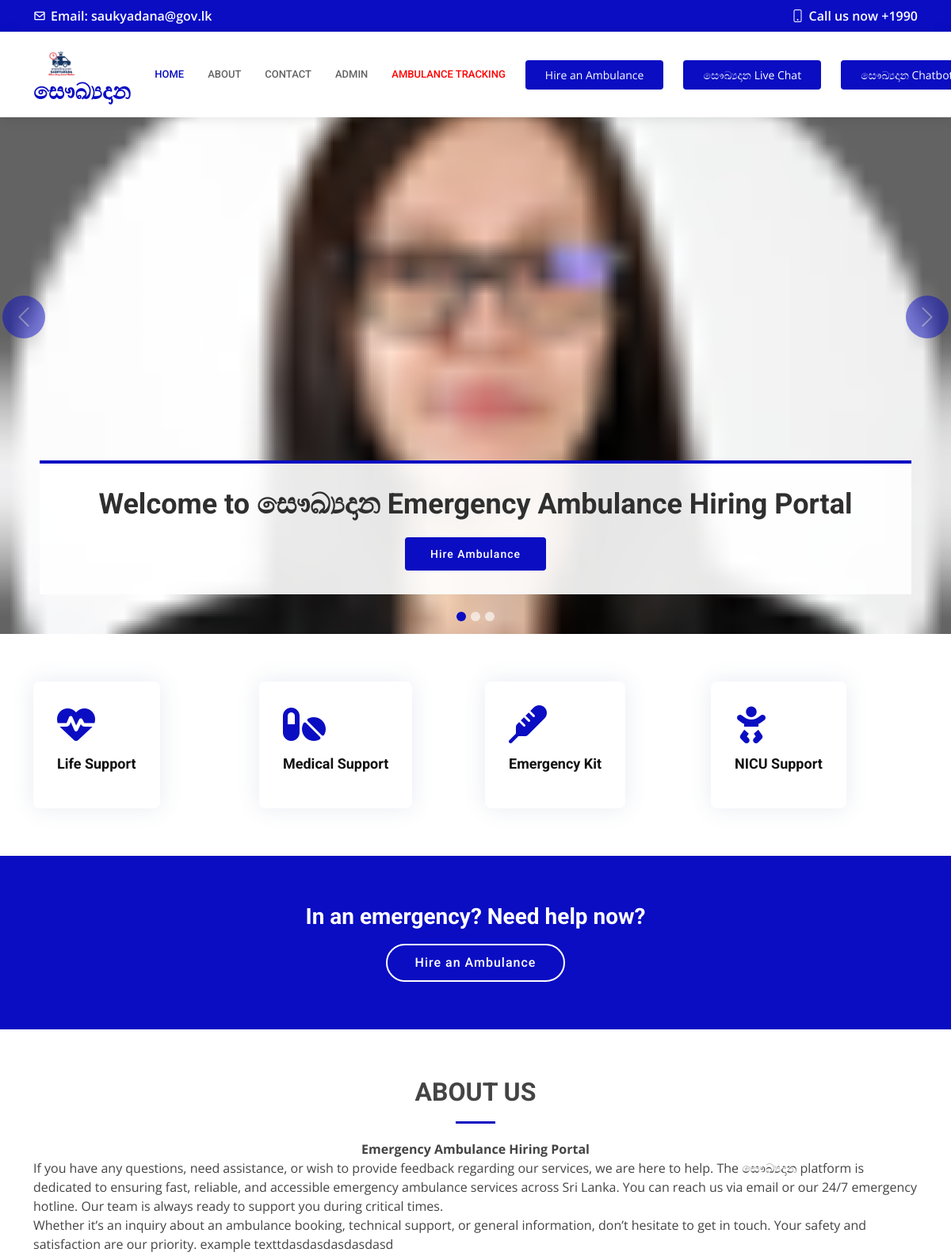
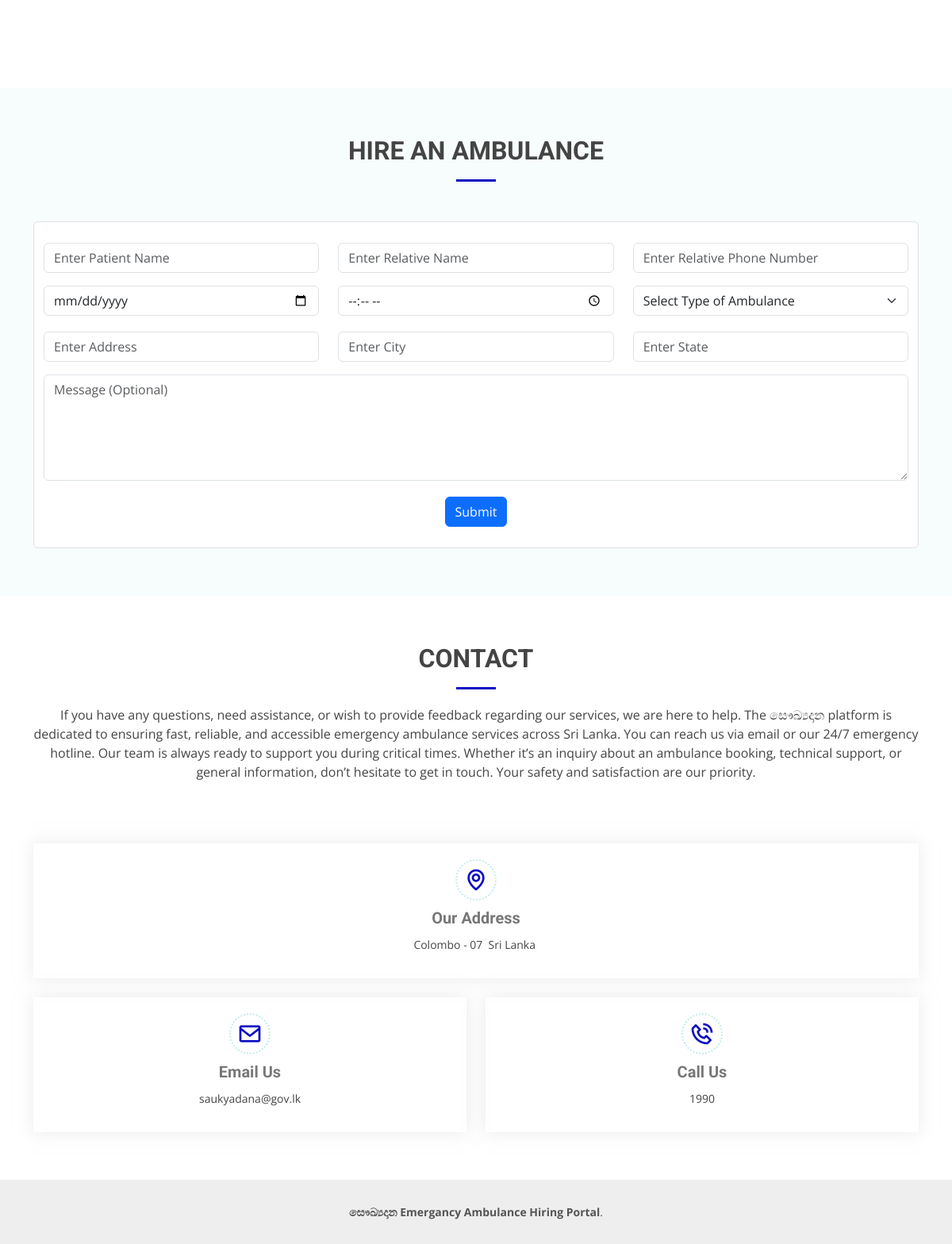
The page / on the database its author committed (2 pictures, top to bottom).
### tables this page shows
CREATE TABLE `tblpage` (
  `ID` int(10) NOT NULL,
  `PageType` varchar(200) DEFAULT NULL,
  `PageTitle` varchar(200) DEFAULT NULL,
  `PageDescription` mediumtext DEFAULT NULL,
  `Email` varchar(200) DEFAULT NULL,
  `MobileNumber` bigint(10) DEFAULT NULL,
  `UpdationDate` timestamp NULL DEFAULT NULL ON UPDATE current_timestamp()
);

### index.php (the view, shortened to what this page needs)
<?php
include('includes/dbconnection.php');
?>
<!DOCTYPE html>
<html lang="en">
<head>
  <link href="assets/vendor/fontawesome-free/css/all.min.css" rel="stylesheet">
  <link href="assets/vendor/animate.css/animate.min.css" rel="stylesheet">
  <link href="assets/vendor/aos/aos.css" rel="stylesheet">
  <link href="assets/vendor/bootstrap/css/bootstrap.min.css" rel="stylesheet">
  <link href="assets/vendor/bootstrap-icons/bootstrap-icons.css" rel="stylesheet">
  <link href="assets/vendor/boxicons/css/boxicons.min.css" rel="stylesheet">
  <link href="assets/vendor/glightbox/css/glightbox.min.css" rel="stylesheet">
  <link href="assets/vendor/swiper/swiper-bundle.min.css" rel="stylesheet">
  <link href="assets/css/style.css" rel="stylesheet">
</head>
<body>
 <?php include_once('includes/header.php');?>
  <section id="hero">
    <div id="heroCarousel" data-bs-interval="5000" class="carousel slide carousel-fade" data-bs-ride="carousel">
      <ol class="carousel-indicators" id="hero-carousel-indicators"></ol>
      <div class="carousel-inner" role="listbox">
        <div class="carousel-item active" style="background-image: url(assets/img/slide/1.png)">
          <div class="container">
            <h2>Welcome to <span>සෞඛ්‍යදාන Emergency Ambulance Hiring Portal</span></h2>
            <a href="#appointment" class="btn-get-started scrollto">Hire Ambulance</a>
          </div>
        </div>
      </div>
      <a class="carousel-control-prev" href="#heroCarousel" role="button" data-bs-slide="prev">
        <span class="carousel-control-prev-icon bi bi-chevron-left" aria-hidden="true"></span>
      </a>
      <a class="carousel-control-next" href="#heroCarousel" role="button" data-bs-slide="next">
        <span class="carousel-control-next-icon bi bi-chevron-right" aria-hidden="true"></span>
      </a>
    </div>
  </section>
  <main id="main">
    <section id="featured-services" class="featured-services">
      <div class="container" data-aos="fade-up">
        <div class="row">
          <div class="col-md-6 col-lg-3 d-flex align-items-stretch mb-5 mb-lg-0">
            <div class="icon-box" data-aos="fade-up" data-aos-delay="100">
              <div class="icon"><i class="fas fa-heartbeat"></i></div>
              <h4 class="title"><a href="">Life Support</a></h4>
            </div>
          </div>
          <div class="col-md-6 col-lg-3 d-flex align-items-stretch mb-5 mb-lg-0">
            <div class="icon-box" data-aos="fade-up" data-aos-delay="200">
              <div class="icon"><i class="fas fa-pills"></i></div>
              <h4 class="title"><a href="">Medical Support</a></h4>
            </div>
          </div>
          <div class="col-md-6 col-lg-3 d-flex align-items-stretch mb-5 mb-lg-0">
            <div class="icon-box" data-aos="fade-up" data-aos-delay="300">
              <div class="icon"><i class="fas fa-thermometer"></i></div>
              <h4 class="title"><a href="">Emergency Kit</a></h4>
            </div>
          </div>
          <div class="col-md-6 col-lg-3 d-flex align-items-stretch mb-5 mb-lg-0">
            <div class="icon-box" data-aos="fade-up" data-aos-delay="400">
              <div class="icon"><i class="fas fa-baby"></i></div>
              <h4 class="title"><a href="">NICU Support
              </a></h4>
            </div>
          </div>
        </div>
      </div>
    </section>
    <section id="cta" class="cta">
      <div class="container" data-aos="zoom-in">
        <div class="text-center">
          <h3>In an emergency? Need help now?</h3>
          <a class="cta-btn scrollto" href="#appointment">Hire an Ambulance</a>
        </div>
      </div>
    </section>
    <section id="about" class="about">
      <div class="container" data-aos="fade-up">
        <div class="section-title">
          <h2>About Us</h2>
          <?php
$ret=mysqli_query($con,"select * from tblpage where PageType='aboutus' ");
while ($row=mysqli_fetch_array($ret)) {
?>
          <p><?php  echo $row['PageDescription'];?></p><?php } ?>
        </div>
      </div>
    </section>
    <section id="appointment" class="appointment section-bg">
      <div class="container" data-aos="fade-up">
        <div class="section-title">
          <h2>Hire an Ambulance</h2>
        </div>
        <form action="" method="post" role="form" class="form-control" data-aos="fade-up" data-aos-delay="100">
          <div class="row" style="padding-top:20px">
            <div class="col-md-4 form-group">
              <input type="text" name="pname" class="form-control" id="pname" placeholder="Enter Patient Name" required>
            </div>
            <div class="col-md-4 form-group">
              <input type="text" name="rname" class="form-control" id="rname" placeholder="Enter Relative Name" required>
            </div>
            <div class="col-md-4 form-group mt-3 mt-md-0">
              <input type="tel" class="form-control" name="phone" id="phone" placeholder="Enter Relative Phone Number" required>
            </div>
          </div>
          <div class="row">
            <div class="col-md-4 form-group mt-3">
              <input type="date" name="hdate" class="form-control datepicker" id="hdate" placeholder="Hiring Date" required>
            </div>
            <div class="col-md-4 form-group mt-3">
              <input type="time" name="htime" class="form-control datepicker" id="htime" placeholder="Hiring Time" required>
            </div>
            <div class="col-md-4 form-group mt-3">
              <select name="ambulancetype" id="ambulancetype" class="form-select">
                <option value="">Select Type of Ambulance</option>
              </select>
            </div>
          </div>
           <div class="row" style="padding-top:20px">
            <div class="col-md-4 form-group">
              <input type="text" name="address" class="form-control" id="address" placeholder="Enter Address" required>
            </div>
            <div class="col-md-4 form-group">
              <input type="text" name="city" class="form-control" id="city" placeholder="Enter City" required>
            </div>
            <div class="col-md-4 form-group mt-3 mt-md-0">
              <input type="text" class="form-control" name="state" id="state" placeholder="Enter State" required>
            </div>
          </div>
          <div class="form-group mt-3">
            <textarea class="form-control" name="message" rows="5" placeholder="Message (Optional)"></textarea>
          </div>
          <div class="text-center" style="padding-top: 20px;padding-bottom: 20px;"><button type="submit"  name="submit" class="btn btn-primary">Submit</button></div>
        </form>
      </div>
    </section>
    <section id="contact" class="contact">
      <div class="container">
        <div class="section-title">
          <h2>Contact</h2>
          <p>If you have any questions, need assistance, or wish to provide feedback regarding our services, we are here to help. The සෞඛ්‍යදාන platform is dedicated to ensuring fast, reliable, and accessible emergency ambulance services across Sri Lanka. You can reach us via email or our 24/7 emergency hotline. Our team is always ready to support you during critical times.
Whether it’s an inquiry about an ambulance booking, technical support, or general information, don’t hesitate to get in touch. Your safety and satisfaction are our priority.</p>
        </div>
      </div>
      <div class="container">
        <div class="row mt-5">
          <div class="col-lg-12">
             <div class="row">
              <?php
 $query=mysqli_query($con,"select * from  tblpage where PageType='contactus'");
 while ($row=mysqli_fetch_array($query)) {
 ?>
              <div class="col-md-12">
                <div class="info-box">
                  <i class="bx bx-map"></i>
                  <h3>Our Address</h3>
                  <p><?php  echo $row['PageDescription'];?></p>
                </div>
              </div>
              <div class="col-md-6">
                <div class="info-box mt-4">
                  <i class="bx bx-envelope"></i>
                  <h3>Email Us</h3>
                  <p><?php  echo $row['Email'];?></p>
                </div>
              </div>
              <div class="col-md-6">
                <div class="info-box mt-4">
                  <i class="bx bx-phone-call"></i>
                  <h3>Call Us</h3>
                  <p><?php  echo $row['MobileNumber'];?></p>
                </div>
              </div><?php } ?>
            </div>
        </div>
      </div>
    </section>
  </main>
  <?php include_once('includes/footer.php');?>
</body>
</html>

### includes/header.php (shortened to what this page needs)
 <div id="topbar" class="d-flex align-items-center fixed-top">
   <div class="container d-flex align-items-center justify-content-center justify-content-md-between">
      <?php
$query=mysqli_query($con,"select * from  tblpage where PageType='contactus'");
while ($row=mysqli_fetch_array($query)) {
?>
     <div class="align-items-center d-none d-md-flex">
       <i class="bx bx-envelope"></i> Email:  <?php  echo $row['Email'];?>
     </div>
     <div class="d-flex align-items-center">
       <i class="bi bi-phone"></i> Call us now +<?php  echo $row['MobileNumber'];?>
     </div><?php } ?>
   </div>
 </div>
 <header id="header" class="fixed-top">
   <div class="container d-flex align-items-center">
     <a href="index.php" class="logo me-auto"><img src="assets/img/sss.png" alt="">සෞඛ්‍යදාන</a>
     <nav id="navbar" class="navbar order-last order-lg-0">
       <ul>
         <li><a class="nav-link scrollto " href="index.php#hero">Home</a></li>
         <li><a class="nav-link scrollto" href="index.php#about">About</a></li>
          <li><a class="nav-link scrollto" href="index.php#contact">Contact</a></li>
         <li><a class="nav-link scrollto" href="admin/login.php">Admin</a></li>
         <li><a class="nav-link scrollto" style="color: red;" href="ambulance-tracking.php">Ambulance Tracking</a></li>
       </ul>
     </nav>
     <a href="#appointment" class="appointment-btn scrollto"><span class="d-none d-md-inline">Hire an</span> Ambulance</a>
     <a href="LIVE CHAT\LIVE CHAT\index.php" class="appointment-btn "><span class="d-none d-md-inline">සෞඛ්‍යදාන</span> Live Chat</a>
     <a href="CHAT BOT\index.php" class="appointment-btn "><span class="d-none d-md-inline">සෞඛ්‍යදාන</span> Chatbot</a>
   </div>
 </header>

### includes/footer.php (shortened to what this page needs)
<footer id="footer">
  <div class="container">
    <div class="copyright">
<strong><span>සෞඛ්‍යදාන Emergancy Ambulance Hiring Portal</span></strong>.
    </div>
  </div>
</footer>

### rows shown on the page
tblpage: Email "saukyadana@gov.lk", MobileNumber "1990", PageDescription "Colombo - 07 Sri Lanka"
tblpage: PageDescription "Emergency Ambulance Hiring Portal If you have any questions, need assistance, or wish to provide feedback regarding our services, we are here to help. The සෞඛ්‍යදාන platform is dedicated to ensuring fast, reliable, and accessible emergency ambulance services across Sri Lanka. You can reach us via email or our 24/7 emergency hotline. Our team is always ready to support you during critical times. Whether it’s an inquiry about an ambulance booking, technical support, or general information, don’t hesitate to get in touch. Your safety and satisfaction are our priority. example texttdasdasdasdasdasd"
